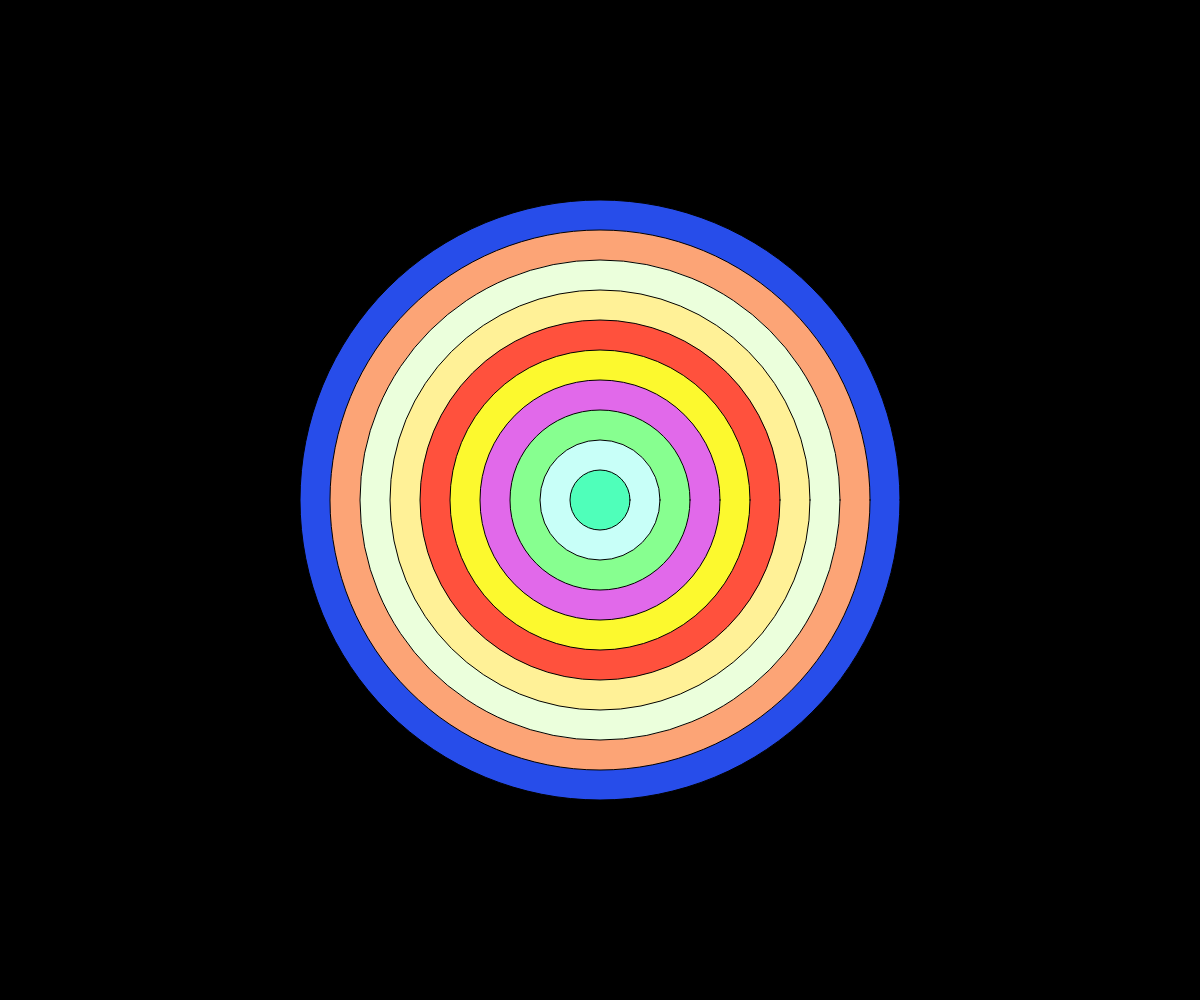
Frame 1 (no input)
Frame 60 (no input): identical to frame 1, image omitted
Frame 120 (the mouse pressed at the canvas centre since frame 60): identical to frame 1, image omitted

The p5.js sketch that drew this single still picture (run headless with seeded random() and noise() and a simulated clock; from frame 60 on, the mouse is pressed at the canvas centre):

// p5.js sketch
// ── sketch.js
let x,y,d;
let colorPalette = ['#274DEA', '#FCA476', '#EBFFDC','#FFF197','#FF513D','#FCF92E','#E169EA','#87FF90','#C8FFF8','#4FFFBA'];
let numCircles;
let spacing; 
function setup() {
  // Create a canvas that fills the entire browser window
  createCanvas(windowWidth, windowHeight);
  x = width / 2;
  y = height / 2;
  d = width / 2;
  numCircles = 10;
  spacing = d/numCircles
 

}

function draw() {
  // Set background to black
  background(0);
  d= width/2;
  for(i = 0; i <10; i++)
  {
    fill(colorPalette[i]);
   circle(x,y,d);
   d = d - spacing;

  }
 

}
